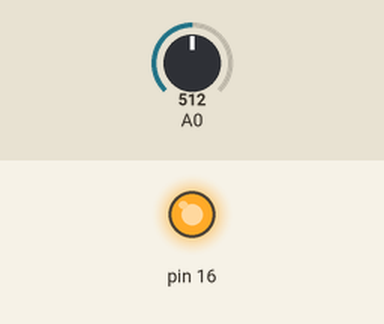
The sketch below on a simulated Arduino Uno, built with avr-gcc and run on an emulated ATmega328P. On the bench: output pins drawn as LEDs (lit = HIGH). The inputs (shaded band) are chosen by the test bench; at power-on: A0 = 512. What the sketch prints to the serial monitor is not drawn.

Above: at 1.8 s.
1.9 s: A0 set to 0
Timing chart, 0 to 4.9 s (numbered marks = the images above; inputs shaded):
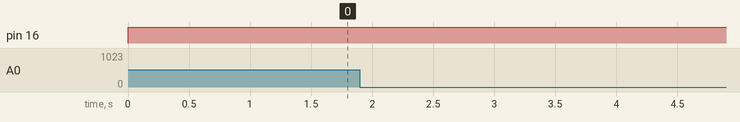

The sketch:

LDR.ino
```cpp
void setup(){
  Serial.begin(9600);
  pinMode(16, OUTPUT);
}

void loop(){
  float res = analogRead(A0);
  float lux = pow(res, -1.7118)*pow(10, 5.99368);
  Serial.print("Nilai intensitas cahaya : ");
  Serial.print(lux);
  Serial.println(" lux");

  digitalWrite(16, 1);

  delay(1000);
}
```

Measured:
- after the input at 1.9 s, every drawn part: stays the same
